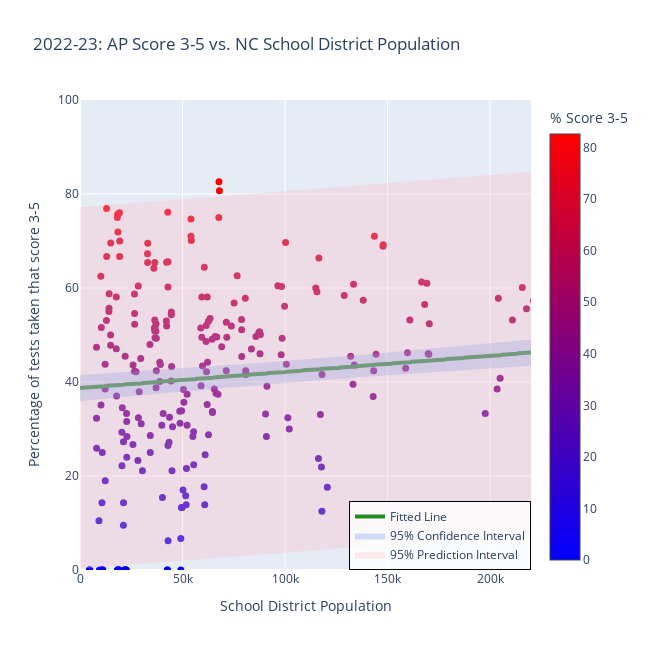

This figure's notebook cell:
### Markdown cell above
### Feature 2: 2022-23: AP Score 3-5 vs. District Population

### Code cell
x_arr = northcarolina['population'].to_numpy()
y_arr = northcarolina['PERCENT_3_OR_ABOVE'].to_numpy()

# Fit the OLS model
alpha = 0.05  # 95% confidence level
x_with_const = sm.add_constant(x_arr)  # Add intercept
model = sm.OLS(y_arr, x_with_const).fit()

# Generate x values for the fitted line
x_line = np.linspace(0, 220e3, 221)
x_line = np.round(x_line, decimals=-1)
x_line_with_const = sm.add_constant(x_line)

# Get predictions and intervals
predictions = model.get_prediction(x_line_with_const)
prediction_summary = predictions.summary_frame(alpha=alpha)

# Extract values
y_line = prediction_summary['mean'].values
ci_lower = prediction_summary['mean_ci_lower'].values  # Confidence Interval lower bound
ci_upper = prediction_summary['mean_ci_upper'].values  # Confidence Interval upper bound
pi_lower = prediction_summary['obs_ci_lower'].values  # Prediction Interval lower bound
pi_upper = prediction_summary['obs_ci_upper'].values  # Prediction Interval upper bound

# Round fitted values for consistency
y_line = np.round(y_line, decimals=1)

#### Draw the data points ####
fig = go.Figure(data=go.Scatter(
    x=np.round(x_arr, decimals=-1),
    y=np.round(y_arr, decimals=1),
    mode='markers',
    marker=dict(
        size=7,
        color=y_arr,
        colorscale='Bluered',
        symbol='circle',
        showscale=True,
        colorbar=dict(title='% Score 3-5'),
    ),
    showlegend=False,
    text=northcarolina['County'],
    name=''
))

#### Add the fitted line ####
fig.add_trace(go.Scatter(
    x=x_line,
    y=y_line,
    mode="lines",
    line=dict(color="forestgreen", width=4),  # Thicker fitted line
    name="Fitted Line",
    showlegend=True
))

#### Add the Confidence Interval band ####
fig.add_trace(go.Scatter(
    x=np.concatenate([x_line, x_line[::-1]]),
    y=np.concatenate([ci_upper, ci_lower[::-1]]),
    fill='toself',
    fillcolor='rgba(100, 149, 237, 0.3)',
    line=dict(color='rgba(255,255,255,0)'),
    hoverinfo="skip",
    showlegend=True,
    name="95% Confidence Interval"
))

#### Add the Prediction Interval band ####
fig.add_trace(go.Scatter(
    x=np.concatenate([x_line, x_line[::-1]]),
    y=np.concatenate([pi_upper, pi_lower[::-1]]),
    fill='toself',
    fillcolor='rgba(255, 182, 193, 0.3)',
    line=dict(color='rgba(255,255,255,0)'),
    hoverinfo="skip",
    showlegend=True,
    name="95% Prediction Interval"
))

#### Write the title of the plot ####
fig.update_layout(
    title='2022-23: AP Score 3-5 vs. NC School District Population',
    xaxis_title='School District Population',
    yaxis_title='Percentage of tests taken that score 3-5',
    width=650,
    height=650,
    legend=dict(
        x=1.0,  # Position of the legend (x-coordinate in normalized units)
        y=0.0,  # Position of the legend (y-coordinate in normalized units)
        xanchor='right',  # Align the legend box to the right
        yanchor='bottom',  # Align the legend box to the bottom
        bgcolor='rgba(255, 255, 255, 0.8)',  # White background with some transparency
        bordercolor='black',
        borderwidth=1
    )
)

fig.update_xaxes(range=[0, 220e3])
fig.update_yaxes(range=[0, 100])
fig.show()

# Save the plot
with open('data/NC_pickled/NC_pass_vs_school_district_population.pkl', 'wb') as f:
    pickle.dump(fig, f)

### Figure 1 — Plotly figure (JSON) as saved in the notebook; plotly's stock layout.template omitted (floating-point values rounded to 4 significant figures; data arrays with more than 128 entries replaced by an {"elided": "..."} marker saying what was removed)
{"data": [{"marker": {"color": {"elided": "267 float values"}, "colorbar": {"title": {"text": "% Score 3-5"}}, "colorscale": [[0, "rgb(0,0,255)"], [1, "rgb(255,0,0)"]], "showscale": true, "size": 7, "symbol": "circle"}, "mode": "markers", "name": "", "showlegend": false, "text": {"elided": "267 str values"}, "type": "scatter", "x": {"elided": "267 int values"}, "y": {"elided": "267 float values"}}, {"line": {"color": "forestgreen", "width": 4}, "mode": "lines", "name": "Fitted Line", "showlegend": true, "type": "scatter", "x": {"elided": "221 int values"}, "y": {"elided": "221 float values"}}, {"fill": "toself", "fillcolor": "rgba(100, 149, 237, 0.3)", "hoverinfo": "skip", "line": {"color": "rgba(255,255,255,0)"}, "name": "95% Confidence Interval", "showlegend": true, "type": "scatter", "x": {"elided": "442 int values"}, "y": {"elided": "442 float values"}}, {"fill": "toself", "fillcolor": "rgba(255, 182, 193, 0.3)", "hoverinfo": "skip", "line": {"color": "rgba(255,255,255,0)"}, "name": "95% Prediction Interval", "showlegend": true, "type": "scatter", "x": {"elided": "442 int values"}, "y": {"elided": "442 float values"}}], "layout": {"height": 650, "legend": {"bgcolor": "rgba(255, 255, 255, 0.8)", "bordercolor": "black", "borderwidth": 1, "x": 1, "xanchor": "right", "y": 0, "yanchor": "bottom"}, "title": {"text": "2022-23: AP Score 3-5 vs. NC School District Population"}, "width": 650, "xaxis": {"range": [0, 220000], "title": {"text": "School District Population"}, "type": "linear"}, "yaxis": {"range": [0, 100], "title": {"text": "Percentage of tests taken that score 3-5"}, "type": "linear"}}}
